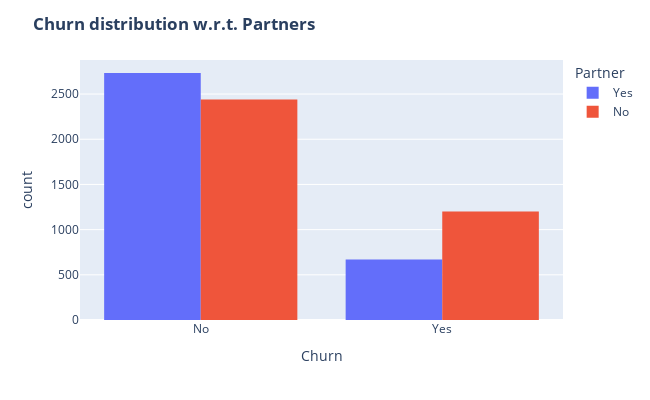

This figure's notebook cell:
### Markdown cell above
Customers without dependents are more likely to churn.

### Code cell
# Churn distribution with respect to Customer Partners

fig = px.histogram(df, x = "Churn", color = "Partner", barmode = "group")
fig.update_layout(width = 650, height = 400, bargap = 0.2, title_text = "<b>Churn distribution w.r.t. Partners</b>")
fig.show()

### Figure 1 — Plotly figure (JSON) as saved in the notebook; plotly's stock layout.template omitted (floating-point values rounded to 4 significant figures; data arrays with more than 128 entries replaced by an {"elided": "..."} marker saying what was removed)
{"data": [{"alignmentgroup": "True", "bingroup": "x", "hovertemplate": "Partner=Yes<br>Churn=%{x}<br>count=%{y}<extra></extra>", "legendgroup": "Yes", "marker": {"color": "#636efa", "pattern": {"shape": ""}}, "name": "Yes", "offsetgroup": "Yes", "orientation": "v", "showlegend": true, "type": "histogram", "x": {"elided": "3402 str values"}, "xaxis": "x", "yaxis": "y"}, {"alignmentgroup": "True", "bingroup": "x", "hovertemplate": "Partner=No<br>Churn=%{x}<br>count=%{y}<extra></extra>", "legendgroup": "No", "marker": {"color": "#EF553B", "pattern": {"shape": ""}}, "name": "No", "offsetgroup": "No", "orientation": "v", "showlegend": true, "type": "histogram", "x": {"elided": "3641 str values"}, "xaxis": "x", "yaxis": "y"}], "layout": {"bargap": 0.2, "barmode": "group", "height": 400, "legend": {"title": {"text": "Partner"}, "tracegroupgap": 0}, "margin": {"t": 60}, "title": {"text": "<b>Churn distribution w.r.t. Partners</b>"}, "width": 650, "xaxis": {"anchor": "y", "autorange": true, "domain": [0, 1], "range": [-0.5, 1.5], "title": {"text": "Churn"}, "type": "category"}, "yaxis": {"anchor": "x", "autorange": true, "domain": [0, 1], "range": [0, 2877.0], "title": {"text": "count"}}}}
